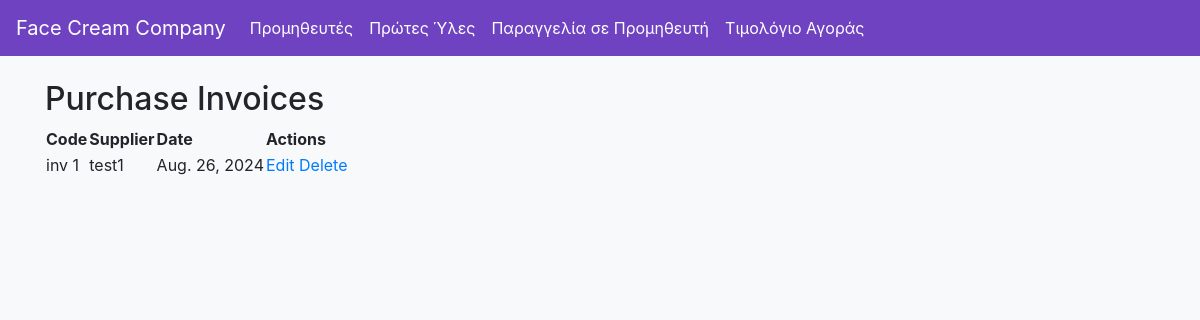
Page /api/purchase-invoice/ on the earlier database version.
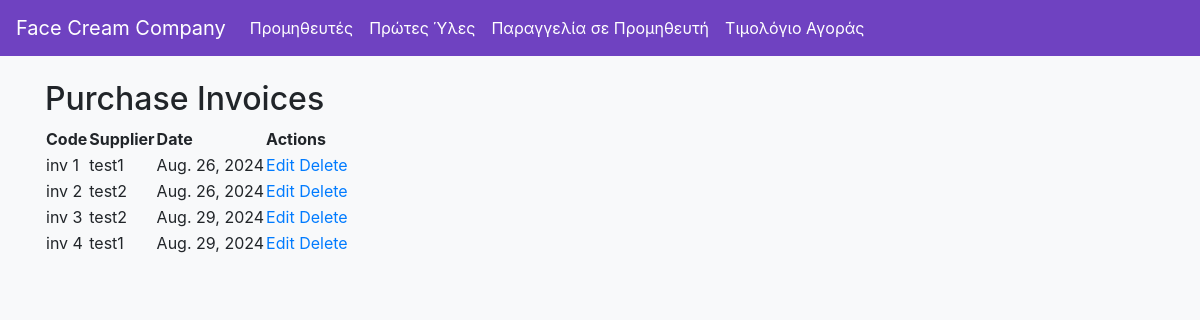
Same page on the later database version.
### raw_materials/models.py (models this page shows, shortened)
class PurchaseInvoice(models.Model):
    code = models.CharField(max_length=50, unique=True)
    supplier = models.ForeignKey(Supplier, on_delete=models.CASCADE)
    purchase_order_code = models.ForeignKey(PurchaseOrder, null=True, blank=True, on_delete=models.SET_NULL)
    date_of_invoice = models.DateField()

class Supplier(models.Model):
    code = models.CharField(max_length=20, unique=True)
    name = models.CharField(max_length=100)
    address = models.TextField()
    phone = models.CharField(max_length=15)
    mobile = models.CharField(max_length=15)
    email = models.EmailField()

### raw_materials/views.py (the view)
# urls.py: path('purchase-invoice/', PurchaseInvoiceListView.as_view(), name='purchase_invoice_list'),
class PurchaseInvoiceListView(ListView):
    model = PurchaseInvoice
    template_name = 'raw_materials/purchase_invoice_list.html'
    context_object_name = 'invoices'

### raw_materials/templates/raw_materials/purchase_invoice_list.html
{% extends "base.html" %}
{% block content %}
<h2>Purchase Invoices</h2>
<table>
    <thead>
        <tr>
            <th>Code</th>
            <th>Supplier</th>
            <th>Date</th>
            <th>Actions</th>
        </tr>
    </thead>
    <tbody>
        {% for invoice in invoices %}
        <tr>
            <td>{{ invoice.code }}</td>
            <td>{{ invoice.supplier.name }}</td>
            <td>{{ invoice.date_of_invoice }}</td>
            <td>
                <a href="{% url 'purchase_invoice_edit' invoice.id %}">Edit</a>
                <a href="{% url 'purchase_invoice_delete' invoice.id %}">Delete</a>
            </td>
        </tr>
        {% endfor %}
    </tbody>
</table>
{% endblock %}

### raw_materials/templates/base.html (shortened to what this page needs)
<!DOCTYPE html>
<html lang="en">
<head>
    <link href="https://maxcdn.bootstrapcdn.com/bootstrap/4.5.2/css/bootstrap.min.css" rel="stylesheet">
</head>
<body>
    <nav class="navbar navbar-expand-lg navbar-dark">
        <a class="navbar-brand" href="{% url 'home' %}">Face Cream Company</a>
        <div class="collapse navbar-collapse" id="navbarNav">
            <ul class="navbar-nav">
                <li class="nav-item">
                    <a class="nav-link" href="{% url 'supplier_list' %}">Προμηθευτές</a>
                </li>
                <li class="nav-item">
                    <a class="nav-link" href="{% url 'rawmaterial_list' %}">Πρώτες Ύλες</a>
                </li>
                <li class="nav-item">
                    <a class="nav-link" href="{% url 'create_purchase_order' %}">Παραγγελία σε Προμηθευτή</a>
                </li>
                <li class="nav-item">
                    <a class="nav-link" href="{% url 'purchase_invoice_create' %}">Τιμολόγιο Αγοράς</a>
                </li>
            </ul>
        </div>
    </nav>
    <div class="container mt-4">
        {% block content %}
        {% endblock %}
    </div>
</body>
</html>

### raw_materials/templates/base.html (style rules this page uses)
body { background-color: #f8f9fa; }
.navbar { background-color: #6f42c1 !important; }
.navbar-brand, .nav-link { color: white !important; }

Differences in the rows shown:
added PurchaseInvoice: code "inv 2", supplier.name "test2", date_of_invoice "Aug. 26, 2024"
added PurchaseInvoice: code "inv 3", supplier.name "test2", date_of_invoice "Aug. 29, 2024"
added PurchaseInvoice: code "inv 4", supplier.name "test1", date_of_invoice "Aug. 29, 2024"
